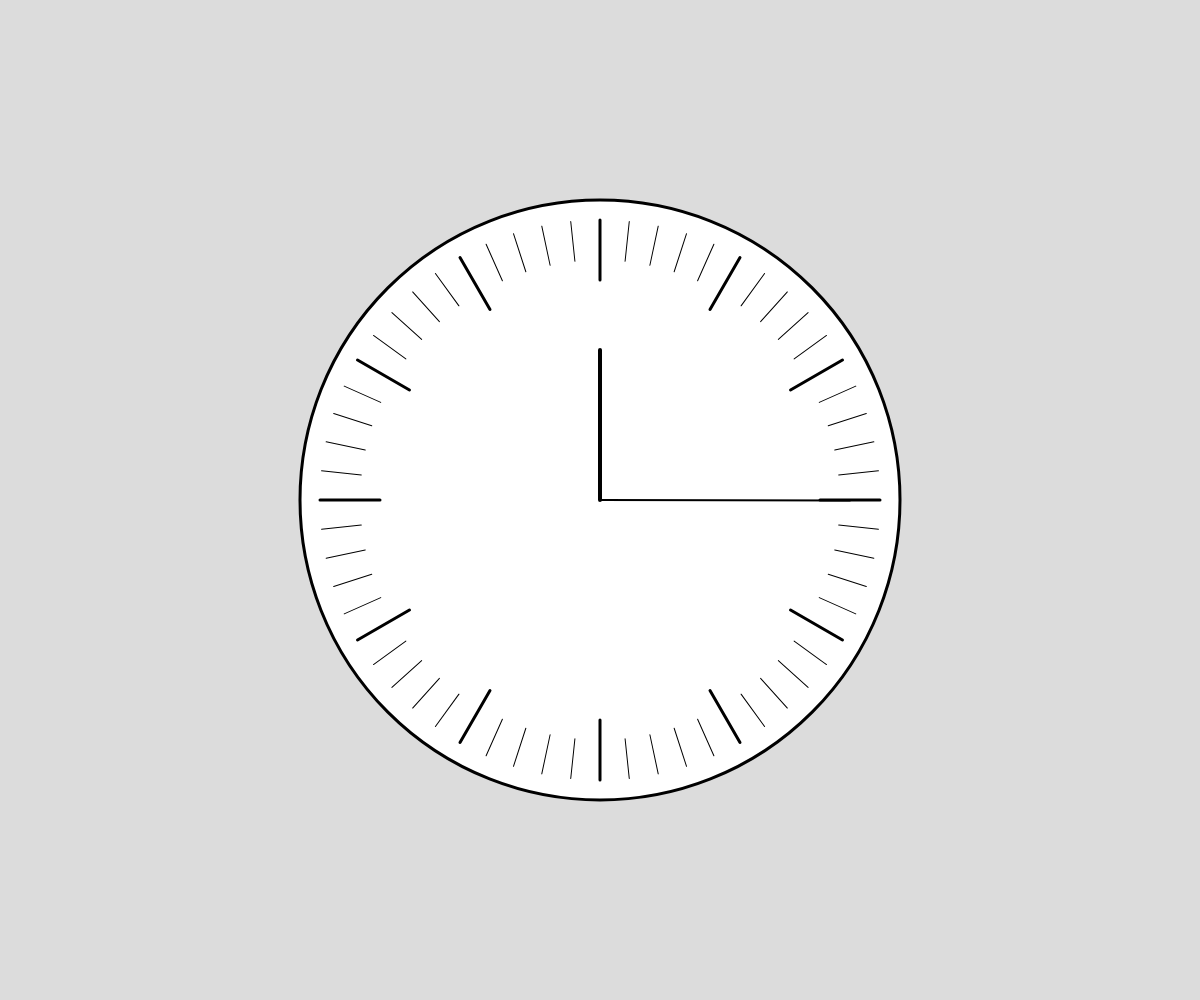
Frame 1 (no input)
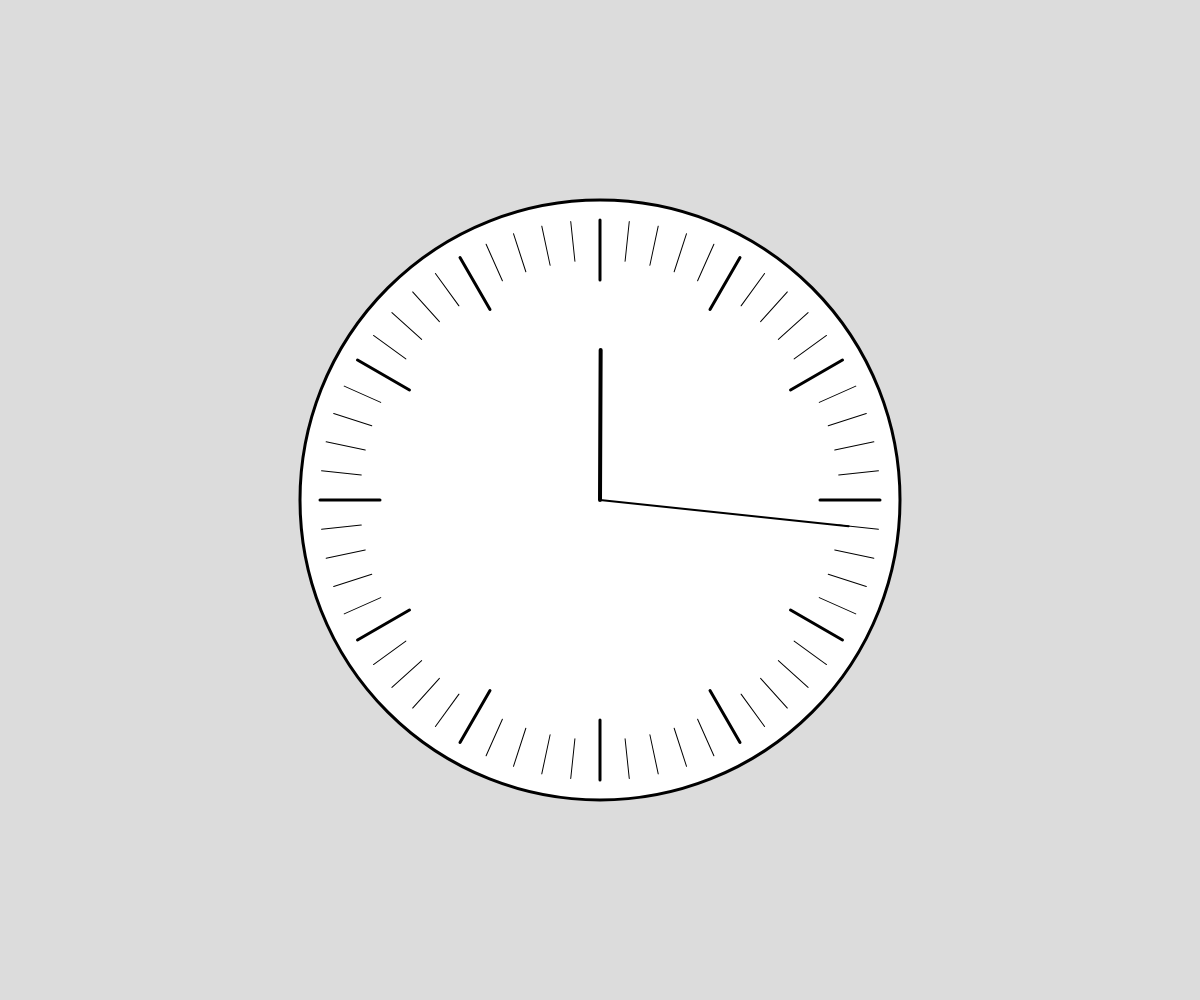
Frame 60 (no input)
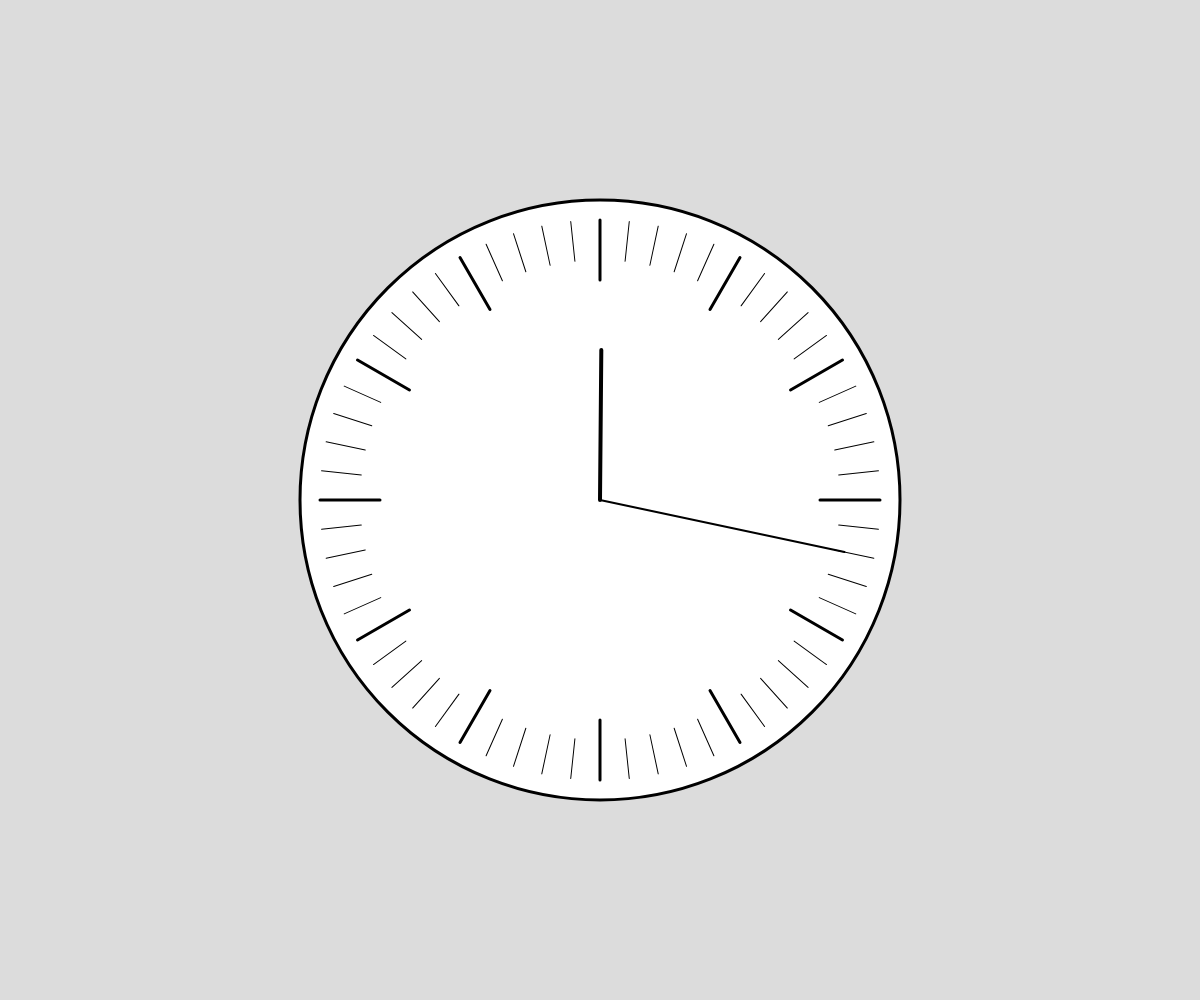
Frame 120 (the mouse pressed at the canvas centre since frame 60)

The p5.js sketch that drew these frames (run headless with seeded random() and noise() and a simulated clock; from frame 60 on, the mouse is pressed at the canvas centre):

// p5.js sketch
// ── sketch.js
// Project Title
// Your Name
// Date
//
// Extra for Experts:
// - describe what you did to take this project "above and beyond"


function setup() {
  createCanvas(windowWidth, windowHeight);
}

function draw() {
  background(220);
  push();
  translate(width/2, height/2);
  strokeWeight(3);
  ellipse(0, 0, 600, 600);


  for (let i = 0; i < 360; i += 6){
    push();
    rotate(radians(i));
    if (i % 30 === 0){
      //Thick Line
      strokeWeight(3);
      line(220, 0, 280, 0);
    }
    else{
      //thin Line
      strokeWeight(1);
      line(240, 0, 280, 0);
    }
    pop();
  }

  push();
  rotate(radians(frameCount/10));
  strokeWeight(2);
  line(0,0, 250, 0);
  pop();

  push();
  strokeWeight(4);
  rotate(radians(frameCount/ 240));
  line(0, 0, 0, -150);
  pop();

  pop();
}
